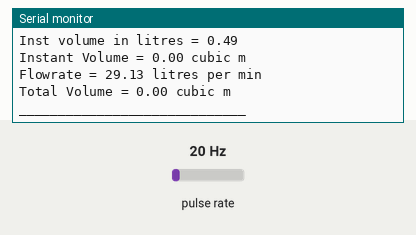
The sketch below on a simulated ESP32. Shown: the last lines printed to the serial monitor. Wiring (inferred from the names in the program): pulse sensor: data GPIO 2. Inputs (shaded band) come from the test bench; at power-on: pulse rate 20 Hz.

Above: at 1.2 s.
1.3 s: pulse rate (sensor on GPIO 2) set to 4 Hz
At 2.8 s:
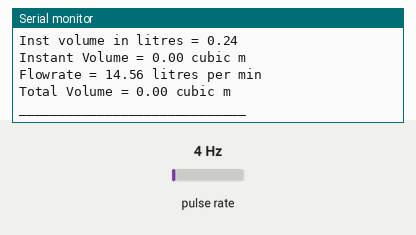
4.3 s: pulse rate (sensor on GPIO 2) set to 50 Hz
At 4.8 s:
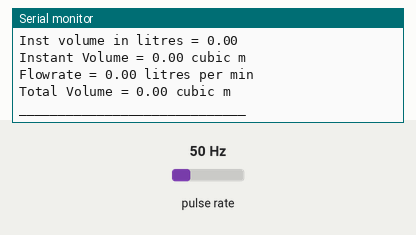
7.3 s: pulse rate (sensor on GPIO 2) set to 196 Hz
At 7.8 s:
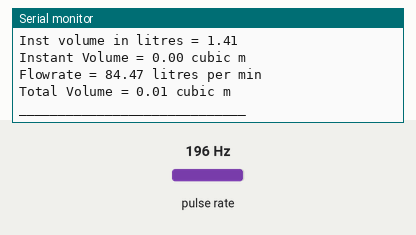
10.3 s: pulse rate (sensor on GPIO 2) set to 100 Hz
At 11.0 s:
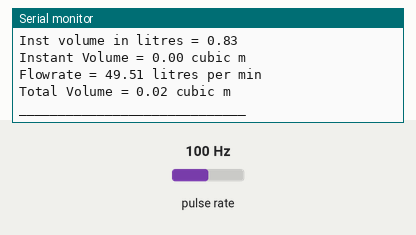
Timing chart, 0 to 13.3 s (numbered marks = the images above; inputs shaded):
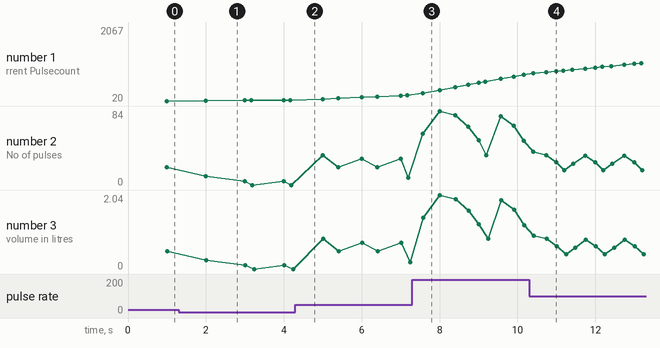

The sketch:

pulse_flowmeter.ino
```cpp
const int pulsepin1 = 2; //pin to connect the pulse pin of flowmeter

unsigned long pulsecount = 0;
int pulseNew = 0;
int pulseOld = 0;

float flow_inst_volume = 0.0; //in cubic m
float flowrate = 0.0; //in litres per min
float total_volume = 0.0; //in cubic m
float ppl = 41.2; // pulses per litre

float flow_calc_freq = 1.0; //Freq of calculating Flowrate and Volume in a second
/*
 * 4.0--> 4 times in a second
 * 2.0--> 2 times a second
 * 1.0--> 1 time every second
 * 0.5-->1 times in every 2 seconds
 * 0.25-->1 time in every 4 seconds
 */
hw_timer_t *timer = NULL;
bool flow_calc_start = 0;

void IRAM_ATTR pulse1ISR() {
  pulsecount++;  // Set the flag indicating the pulse is received
}

void setup() {
  // put your setup code here, to run once:

  Serial.begin(9600);

  Serial.println("PULSE FLOWMETER CALCULATIONS:");

  pinMode(pulsepin1, INPUT);
  attachInterrupt(digitalPinToInterrupt(pulsepin1), pulse1ISR, LOW); //NPN

  flow_calc_setup(flow_calc_freq);
}

void loop() {
  // put your main code here, to run repeatedly:

  if(flow_calc_start == 1)
  {
    flowmeter_calculations();
    flow_calc_start = 0;
    flow_calc_setup(flow_calc_freq);
   }

   //flow_inst_volume (in cubic m),flowrate(litres per min) and total_volume(cubic m) can be used for other purposes

}

void IRAM_ATTR onTimer(){
  flow_calc_start = 1;
}

void flow_calc_setup(float freq)
{
  uint64_t alarm_value = (uint64_t)(1000000.0/freq); //in micro secs
  timer = timerBegin(0, 80, true);
  timerAttachInterrupt(timer, &onTimer, true);
  timerAlarmWrite(timer, alarm_value, true);
  timerAlarmEnable(timer); //Just Enable
  }

void flowmeter_calculations()
{
  pulseNew = pulsecount;
  int no_of_pulses = pulseNew - pulseOld;
  float interval = 1.0/flow_calc_freq;

  float inst_volume = ((float)no_of_pulses * interval)/ppl; //in litres

  flowrate = inst_volume * 60.0; //in litres per min

  flow_inst_volume = (inst_volume * 0.001); //inst volume in cubic m
  total_volume = total_volume + flow_inst_volume; //total volume in cubic m

  Serial.print("Current Pulsecount = ");
  Serial.println(pulseNew);
  Serial.print("No of pulses = ");
  Serial.println(no_of_pulses);
  Serial.print("Interval in seconds = ");
  Serial.println(interval);
  Serial.print("Inst volume in litres = ");
  Serial.println(inst_volume);


  Serial.print("Instant Volume = ");
  Serial.print(flow_inst_volume);
  Serial.println(" cubic m");

  Serial.print("Flowrate = ");
  Serial.print(flowrate);
  Serial.println(" litres per min");

  Serial.print("Total Volume = ");
  Serial.print(total_volume);
  Serial.println(" cubic m");

  Serial.println("_____________________________");

  pulseOld = pulseNew;
  }
```

Measured:
- after the input at 1.3 s, the serial monitor: prints a new line after 0.70 s (image 1)
- after the input at 7.3 s, the serial monitor: prints a new line after 0.27 s (image 3)
- plotted number 1: 20 → 38 after the input at 1.3 s, 38 → 180 after the input at 4.3 s, 180 → 747 after the input at 7.3 s
- plotted number 2: 0 → 8 after the input at 4.3 s, 8 → 50 after the input at 7.3 s
- plotted number 3: 0 → 0.19 after the input at 4.3 s, 0.19 → 1.21 after the input at 7.3 s
